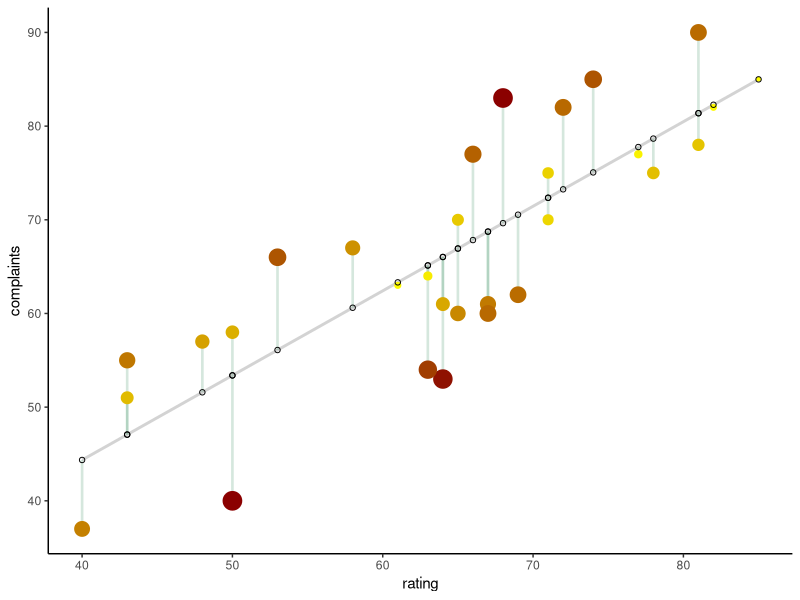

Source code (R):
library(tidyverse)
library(rlang)

my_chart <- function(data, x_var, y_var){

  lmod <- eval(substitute(lm(y_var ~ x_var , data = data)))

  data %>%
    mutate(pred = predict(lmod),
           res = residuals(lmod)) %>%
    ggplot(aes({{x_var}}, {{y_var}})) +
    geom_smooth(method = 'lm', color = 'lightgrey', se = FALSE, formula = 'y ~ x') +
    geom_segment(aes(xend = {{x_var}},  yend = pred), alpha = 0.2, size = 0.9, color = 'seagreen') +
    geom_point(aes(color = abs(res), size = abs(res))) +
    scale_color_continuous(low = 'yellow', high = 'darkred') +
    guides(color = FALSE, size = FALSE) +
    geom_point(aes(y = pred), shape = 1) +
    theme(panel.grid.major = element_blank(), panel.grid.minor = element_blank(),
          panel.background = element_blank(), axis.line = element_line(colour = "black"))

}


my_chart(attitude, rating, complaints)
